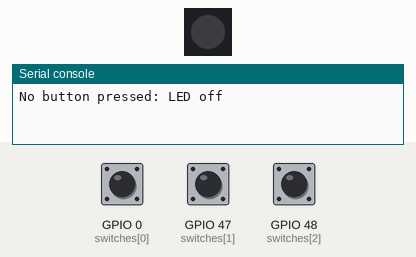
The program below on a simulated ESP32 board running MicroPython. On the bench: 1 RGB LEDs in strip order, left to right, the last lines printed to the serial console. The inputs (shaded band) are chosen by the test bench; at power-on: GPIO 0 (switches[0]) HIGH, GPIO 47 (switches[1]) HIGH, GPIO 48 (switches[2]) HIGH. Dim RGB values are drawn brighter than linear.

Above: at 1.2 s.
1.3 s: GPIO 0 (switches[0]) pulled LOW for 0.15 s
At 1.4 s:
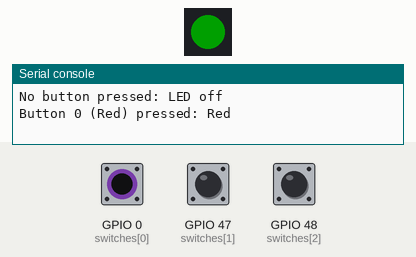
3.0 s: GPIO 47 (switches[1]) pulled LOW for 0.15 s
At 3.1 s:
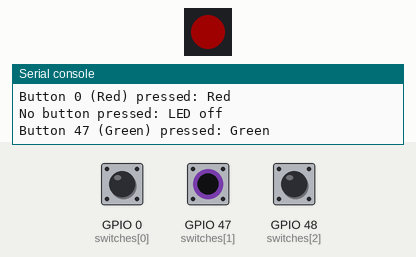
4.7 s: GPIO 48 (switches[2]) pulled LOW for 0.15 s
At 4.8 s:
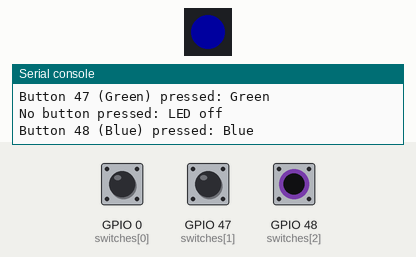
6.4 s: GPIO 48 (switches[2]) pulled LOW for 3.2 s
At 10.7 s:
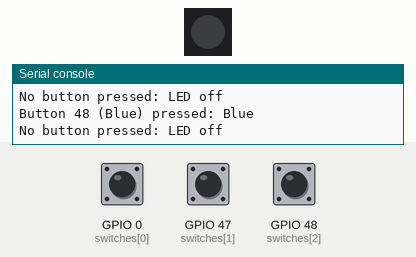
11.1 s: GPIO 0 (switches[0]) pulled LOW for 3.2 s
At 11.9 s:
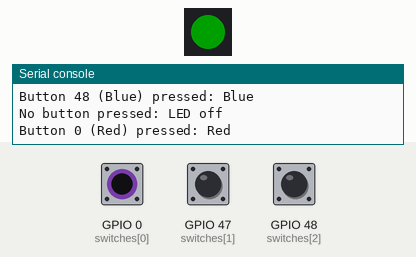
15.8 s: GPIO 0 (switches[0]) driven LOW and GPIO 47 (switches[1]) driven LOW
At 16.8 s:
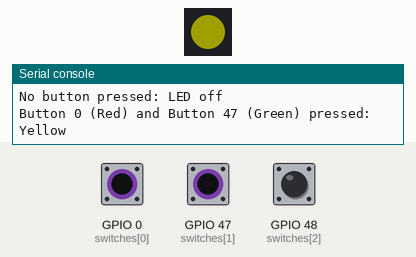
Timing chart, 0 to 18.3 s (numbered marks = the images above; inputs shaded):
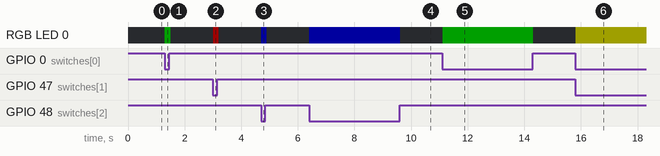

Measured:
- after the input at 1.3 s, RGB LED 0: off → RGB(0, 31, 0) at once, → off 0.20 s later
- after the input at 3.0 s, RGB LED 0: off → RGB(31, 0, 0) at once, → off 0.20 s later
- after the input at 4.7 s, RGB LED 0: off → RGB(0, 0, 31) at once, → off 0.20 s later
- after the input at 6.4 s, RGB LED 0: off → RGB(0, 0, 31) at once, → off 3.2 s later
- after the input at 11.1 s, RGB LED 0: off → RGB(0, 31, 0) at once, → off 3.2 s later
- after the input at 15.8 s, RGB LED 0: off → RGB(31, 31, 0) at once

The program:

switchesAndLED.py
```python
# switchesAndLed.py: This program is an improved version of https://github.com/CsErik2001/Lolin-S3-Mini-Pro by
# Csontos Erik
# It has been re-written by U. Raich, 12. Feb. 2026
# The program reads the 3 user switches and changes the color of the LED depending on the switches pressed
# left switch:   red
# middle switch: green
# right switch:  blue

from time import sleep_ms
from neopixel import NeoPixel
from machine import Pin,Signal
import sys
try:
    from hw_esp32s3_mini_pro import *
except:
    print("Please make sure hw_esp32s3_mini_pro.py has been uploaded to /lib")
    sys.exit()

# Ensure RGB LED power is enabled
led_pwr = Pin(NEOPIXEL_PWR, Pin.OUT)           # power for the LED
led_pwr.on()                                   # turn LED power on

rgb_led = NeoPixel(Pin(NEOPIXEL),NO_OF_NEOPIXELS)

# here we use the Signal class, allowing to select if the signal is active low (invert = True) or active high
switches = [Signal(Pin(USER_SWITCH_0, Pin.IN, Pin.PULL_UP),invert=True),
            Signal(Pin(USER_SWITCH_47, Pin.IN, Pin.PULL_UP),invert=True),
            Signal(Pin(USER_SWITCH_48, Pin.IN, Pin.PULL_UP),invert=True)]

current_state = [-1,-1,-1]               # undefined

def write_led(color):                    # parameter is a tuple of (r,g,b) values
    rgb_led[0] = color
    rgb_led.write()

while True:
    # read the current state of the switches
    button_state = [switches[0].value(),switches[1].value(),switches[2].value()]
    if button_state == current_state:
        sleep_ms(100)  # Debounce delay
        continue
    else:
        current_state = button_state
    # Check for all possible combinations of button presses
    if button_state[0] and button_state[1] and button_state[2]: # White (Red + Green + Blue)
        write_led((INTENSITY, INTENSITY, INTENSITY))
        print("Button 0 (Red), Button 47 (Green), and Button 48 (Blue) pressed: White")

    elif button_state[0] and button_state[1]:  # Red Green buttons pressed together
        write_led((INTENSITY, INTENSITY, 0))   #  (Red + Green)
        print("Button 0 (Red) and Button 47 (Green) pressed: Yellow")

    elif button_state[1] and button_state[2]:  # Blue and Green buttons pressed together
        write_led((INTENSITY, 0, INTENSITY))   # Cyan (Green + Blue)
        print("Button 47 (Green) and Button 48 (Blue) pressed: Cyan")

    elif button_state[0] and button_state[2]:  # Red and Blue buttons pressed together
        write_led((0, INTENSITY, INTENSITY))   # Magenta (Red + Blue)
        print("Button 47 (Red) and Button 48 (Green) pressed: Magenta")

    elif button_state[0]  :                    # Button 0 pressed (Blue)
        write_led((0, INTENSITY, 0))           # Red
        print("Button 0 (Red) pressed: Red")

    elif button_state[1]:                      # Button 47 pressed (Green)
        write_led((INTENSITY, 0, 0))           # Green
        print("Button 47 (Green) pressed: Green")

    elif button_state[2]:                      # Button 48 pressed (Blue)
        write_led((0, 0, INTENSITY))           # Blue
        print("Button 48 (Blue) pressed: Blue")
    else:
        write_led((0, 0, 0))
        print("No button pressed: LED off")
```

hw_esp32s3_mini_pro.py
```python
# (licence header left out)
from micropython import const

# neopixel
NEOPIXEL          = const(8)
NEOPIXEL_PWR      = const(7)
NO_OF_NEOPIXELS   = const(1)
INTENSITY         = const(0x1f)
GRB               = True

# infrared LED
IR                = const(9)

# user switches
USER_SWITCH_0     = const(0)
USER_SWITCH_47    = const(47)
USER_SWITCH_48    = const(48)

# I2C
SCL               = const(11)
SDA               = const(12)

# SPI
SPI_MOSI          = const(38)
SPI_MISO          = const(39)
SPI_CLK           = const(40)

# TFT
TFT_BL            = const(33)
TFT_DC            = const(36)
TFT_CS            = const(35)
TFT_RST           = const(34)

# microphone
MIC_WS            = const(26)
MIC_SCK           = const(22)
MIC_SD            = const(21)

MATRIX            = const(16)
NO_OF_MATRIX_LEDS = const(64)
```
